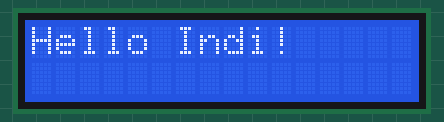
Recording of a sketch running on a simulated Arduino Uno, built with avr-gcc and run on an emulated ATmega328P. Shown: 16×2 character LCD. What the sketch prints to the serial monitor is not drawn.

Above: at 0.1 s.
At 1.3 s:
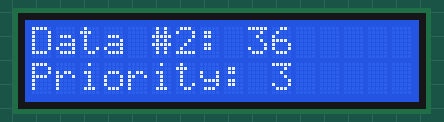
At 2.3 s:
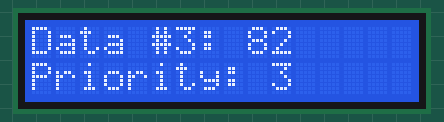
At 4.3 s:
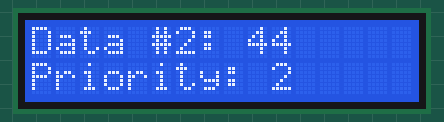
At 6.4 s:
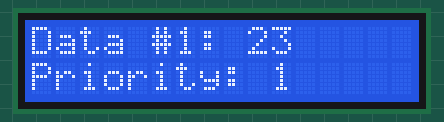
At 8.4 s:
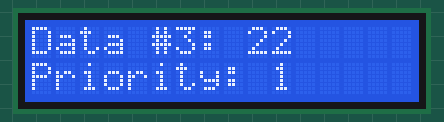

The sketch:

OSIRISv1.ino
```cpp
#include <stdlib.h>
#include <stdio.h>
#include <avr/io.h>
#include <avr/interrupt.h>
#include<Wire.h>
#include<LiquidCrystal_I2C.h>

LiquidCrystal_I2C lcd(0x27, 16, 2);

typedef struct node {
    uint8_t * data;
    int priority;
    struct node * next;
} LLNode;

typedef struct {
    LLNode * head;
} LL;


#define TRUE 1
#define FALSE 0

LL * create_queue() {
    LL * temp = (LL*)malloc(sizeof(LL));
    if (!temp) return NULL;
    temp->head = NULL;
    return temp;
}

// Adds a packet to the queue sorted by priority (higher priority first)
void add_packet(LL * list, uint8_t * newData, int priority) {
    if (!list) return;

    LLNode * node = (LLNode*)malloc(sizeof(LLNode));
    if (!node) return;

    node->data = (uint8_t *)newData;
    node->priority = priority;
    node->next = NULL;

    // If the list is empty or new node has higher priority than head
    if (list->head == NULL || priority > list->head->priority) {
        node->next = list->head;
        list->head = node;
    } else {
        LLNode * current = list->head;
        // Find insertion point
        while (current->next != NULL && current->next->priority >= priority) {
            current = current->next;
        }
        node->next = current->next;
        current->next = node;
    }
}

// Return and remove the highest-priority packet (at head)
LLNode * return_packet(LL * list) {
    if (!list || !list->head) return NULL;

    LLNode * node = list->head;
    LLNode * node_copy = node;

    list->head = node->next;
    //free(node);
    return node_copy;
}

// Frees the entire linked list
void freeLL(LL * list) {
    if (!list) return;

    LLNode * current = list->head;
    LLNode * temp;

    while (current != NULL) {
        temp = current->next;
        free(current);
        current = temp;
    }
    free(list);
}

void print_packets(LL * list) {
    if (!list || !list->head) {
        Serial.println("Queue is empty.\n");
        return;
    }

    LLNode * current = list->head;
    Serial.println("Packets in queue (highest priority first):\n");
    while (current != NULL) {
        Serial.print("Priority: ");
        Serial.println(current->priority);

        Serial.print("Data: ");
        for (int i = 0; i < 3; i++) {
            Serial.print(current->data[i]);
            Serial.print(" ");
        }
        Serial.println();
        current = current->next;
    }
}

LL * list;
LLNode * node;

void setup() {
  Serial.begin(9600);

  lcd.init();
  lcd.backlight();
  lcd.setCursor(0,0);
  lcd.print("Hello Indi!");

  static uint8_t data1[3] = {23, 56, 22};
  static uint8_t data2[3] = {13, 36, 82};
  static uint8_t data3[3] = {3, 44, 25};
  static uint8_t data4[3] = {1, 3, 2};

  list = create_queue();
  add_packet(list, data1, 1);
  add_packet(list, data2, 3);
  add_packet(list, data3, 2);
  add_packet(list, data4, 1);

  print_packets(list);

  for (int _ = 0; _ < 3; _++) {
    node = return_packet(list);
    for (int i = 0; i < 3; i++) {
      lcd.clear();
      // Line 1
      lcd.setCursor(0,0);
      lcd.print("Data #");
      lcd.print(i+1);
      lcd.print(": ");
      lcd.print((node->data)[i]);
      // Line 2
      lcd.setCursor(0,1);
      lcd.print("Priority: ");
      lcd.print(node->priority);
      delay(1000);
    }
  }
}

void loop() {

}
```

Measured:
- what the display in image 1 shows lasts 1.1 s, from 1.2 s to 2.3 s
